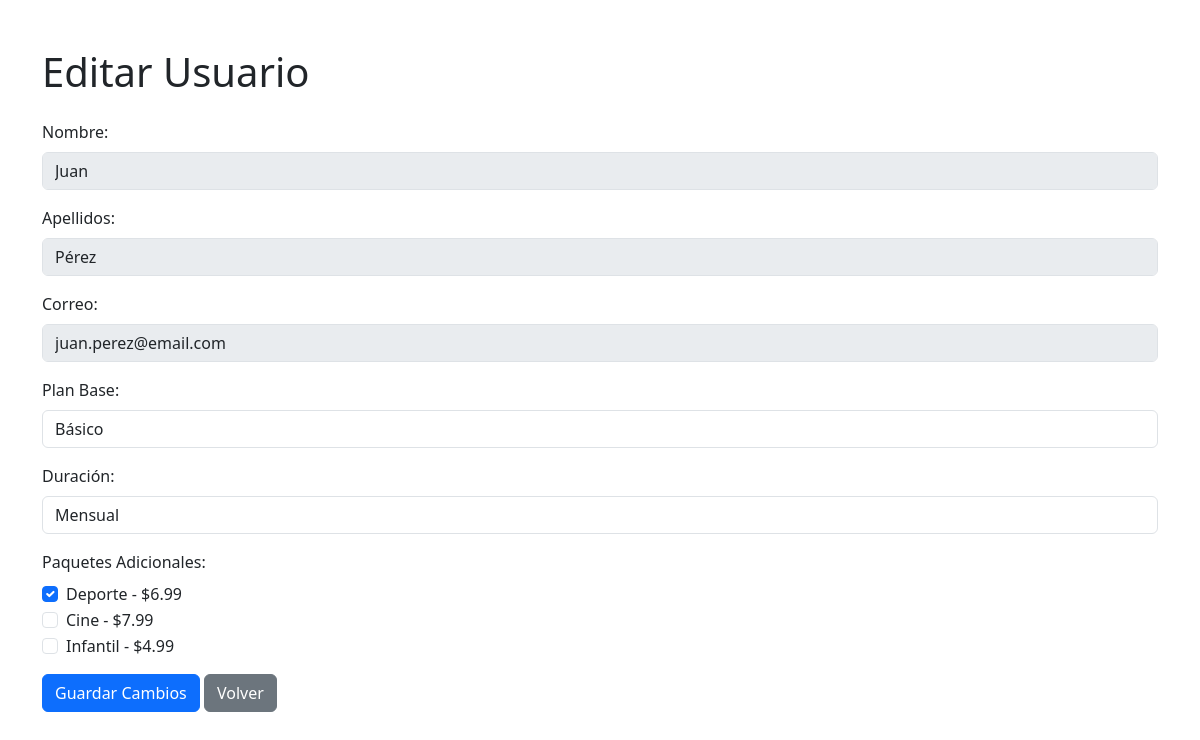
The page /vistas/editar_usuario.php?id=1 on the database its author committed.
### tables this page shows
CREATE TABLE IF NOT EXISTS usuarios (
    id_usuario INT AUTO_INCREMENT PRIMARY KEY,
    nombre VARCHAR(100) NOT NULL,
    apellidos VARCHAR(100) NOT NULL,
    correo VARCHAR(255) NOT NULL UNIQUE,
    edad INT NOT NULL,
    nombre_plan ENUM('Basico', 'Estandar', 'Premium') NOT NULL,
    duracion ENUM('Mensual', 'Anual') NOT NULL
);

CREATE TABLE IF NOT EXISTS paquetes (
    id_paquete INT AUTO_INCREMENT PRIMARY KEY,
    nombre_paquete ENUM('Deporte', 'Cine', 'Infantil') NOT NULL UNIQUE,
    precio DECIMAL(5,2) NOT NULL DEFAULT 0.00
);

### controlador/UsuariosController.php (called while the page is built, shortened)
<?php
require_once '../config/class_conexion.php';
require_once '../modelo/class_usuario.php';
class UsuariosController {
    private $conexion;
    public function __construct() {
        $this->conexion = new Conexion();
    }
    public function obtenerPaquetes() {
        $usuario = new Usuario($this->conexion);
        return $usuario->obtenerPaquetes();
    }
    public function obtenerUsuarioPorId($id_usuario) {
        $usuario = new Usuario($this->conexion);
        return $usuario->obtenerUsuarioPorId($id_usuario);
    }
}
?>

### config/class_conexion.php (called while the page is built, shortened)
<?php
class Conexion {
    private $servidor = 'localhost';
    private $usuario = 'root';
    private $password = '1234';
    private $base_datos = 'StreamWeb';
    public function __construct() {
        $this->conexion = new mysqli($this->servidor, $this->usuario, $this->password, $this->base_datos);
    }
}
?>

### modelo/class_usuario.php (called while the page is built, shortened)
<?php
require_once '../config/class_conexion.php';
class Usuario {
    private $conexion;
    public function __construct($conexion) {
        $this->conexion = $conexion->conexion;
    }
    public function obtenerUsuarioPorId($id_usuario) {
        $query = "SELECT u.*,
                         GROUP_CONCAT(p.id_paquete) AS paquetes
                  FROM usuarios u
                  LEFT JOIN usuarios_paquetes up ON u.id_usuario = up.id_usuario
                  LEFT JOIN paquetes p ON up.id_paquete = p.id_paquete
                  WHERE u.id_usuario = ?
                  GROUP BY u.id_usuario";
        $stmt = $this->conexion->prepare($query);
        $stmt->bind_param("i", $id_usuario);
        $stmt->execute();
        $result = $stmt->get_result();
        return $result->fetch_assoc();
    }
    public function obtenerPaquetes() {
        $query = "SELECT * FROM paquetes";
        $result = $this->conexion->query($query);
        return $result->fetch_all(MYSQLI_ASSOC);
    }
}
?>

### vistas/editar_usuario.php (the view, shortened to what this page needs)
<?php
require_once '../controlador/UsuariosController.php';
$controller = new UsuariosController();
$id_usuario = $_GET['id'];
$usuario = $controller->obtenerUsuarioPorId($id_usuario);
$paquetes_disponibles = $controller->obtenerPaquetes();
$paquetes_usuario = $usuario['paquetes'] ? explode(',', $usuario['paquetes']) : [];
?>
<!DOCTYPE html>
<html lang="es">
<head>
    <link href="https://cdn.jsdelivr.net/npm/bootstrap@5.3.3/dist/css/bootstrap.min.css" rel="stylesheet">
</head>
<body>
    <div class="container mt-5">
        <h1 class="mb-4">Editar Usuario</h1>
        <form method="POST" action="">
            <div class="mb-3">
                <label class="form-label">Nombre:</label>
                <input type="text" class="form-control" value="<?php echo $usuario['nombre']; ?>" disabled>
            </div>
            <div class="mb-3">
                <label class="form-label">Apellidos:</label>
                <input type="text" class="form-control" value="<?php echo $usuario['apellidos']; ?>" disabled>
            </div>
            <div class="mb-3">
                <label class="form-label">Correo:</label>
                <input type="email" class="form-control" value="<?php echo $usuario['correo']; ?>" disabled>
            </div>
            <div class="mb-3">
                <label class="form-label">Plan Base:</label>
                <select class="form-control" name="nombre_plan" required>
                    <option value="Basico" <?php echo ($usuario['nombre_plan'] == 'Basico') ? 'selected' : ''; ?>>Básico</option>
                </select>
            </div>
            <div class="mb-3">
                <label class="form-label">Duración:</label>
                <select class="form-control" name="duracion" required>
                    <option value="Mensual" <?php echo ($usuario['duracion'] == 'Mensual') ? 'selected' : ''; ?>>Mensual</option>
                </select>
            </div>
            <div class="mb-3">
                <label class="form-label">Paquetes Adicionales:</label>
                <?php foreach ($paquetes_disponibles as $paquete): ?>
                    <div class="form-check">
                        <input class="form-check-input" type="checkbox" name="paquetes[]" value="<?php echo $paquete['id_paquete']; ?>"
                            <?php echo in_array($paquete['id_paquete'], $paquetes_usuario) ? 'checked' : ''; ?>
                            <?php
                                if ($usuario['edad'] < 18 && $paquete['nombre_paquete'] !== 'Infantil') {
                                    echo ' disabled';
                                }
                            ?>>
                        <label class="form-check-label">
                            <?php echo $paquete['nombre_paquete'] . " - $" . $paquete['precio']; ?>
                        </label>
                    </div>
                <?php endforeach; ?>
            </div>
            <button type="submit" class="btn btn-primary">Guardar Cambios</button>
            <a href="lista_usuarios.php" class="btn btn-secondary">Volver</a>
        </form>
    </div>
</body>
</html>

### rows shown on the page
usuarios: nombre "Juan", apellidos "Pérez", correo "juan.perez@email.com", nombre_plan "Básico", duracion "Mensual"
paquetes: id_paquete "☑", nombre_paquete "Deporte", precio "6.99"
paquetes: nombre_paquete "Cine", precio "7.99"
paquetes: nombre_paquete "Infantil", precio "4.99"
